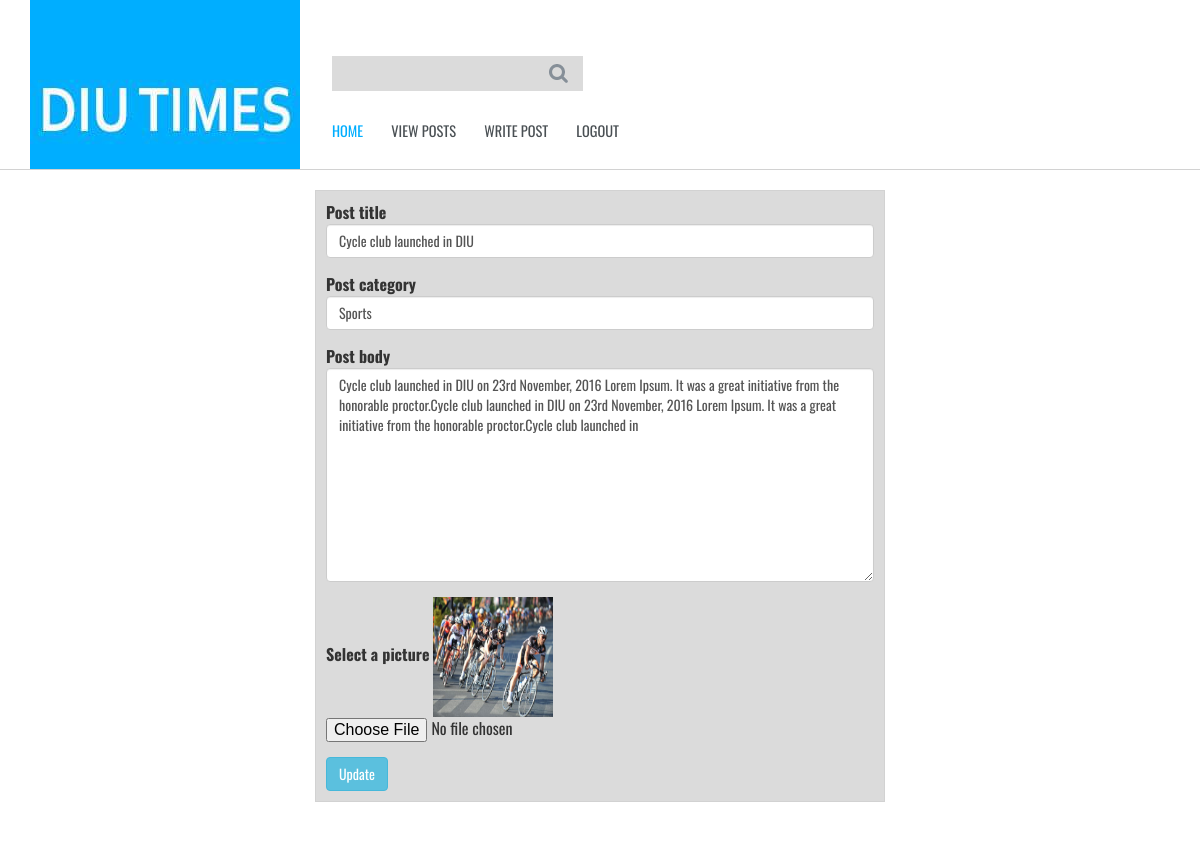
/admin/edit_post.php?edit_form=5 (signed in), run on the app's committed database.
### tables this page shows
CREATE TABLE IF NOT EXISTS `posts` (
  `post_id` int(255) NOT NULL,
  `post_title` varchar(100) NOT NULL,
  `post_category` varchar(50) NOT NULL,
  `post_author` varchar(50) NOT NULL,
  `post_body` varchar(255) NOT NULL,
  `post_pic` varchar(255) NOT NULL,
  `post_date` timestamp NOT NULL DEFAULT CURRENT_TIMESTAMP
);

### admin/edit_post.php (the view, shortened to what this page needs)
<?php
	include('inc/adHeader.php');
	include('inc/connect.php');
	if(isset($_GET['edit_form'])){
		$edit_id = $_GET['edit_form'];
		$edit_query = "SELECT * FROM posts WHERE post_id = '$edit_id'";
		$run_edit = mysqli_query($con, $edit_query);
		while($row = mysqli_fetch_array($run_edit)){
			$post_title = $row['post_title'];
			$post_category = $row['post_category'];
			$post_body = $row['post_body'];
			$post_image = $row['post_pic'];
?>
<div class="body col-md-12">
	<div class="adh container">
		<div class="col-md-3"></div>
		<div class="col-md-6 inform">
			<form method="post" action="edit_post.php" enctype="multipart/form-data">
			  <div class="form-group">
			    <label>Post title</label>
			    <input name="title" type="text" class="form-control" value="<?php echo $post_title; ?>">
			  </div>
			  <div class="form-group">
			    <label>Post category</label>
			    <input name="category" type="text" class="form-control" value="<?php echo $post_category; ?>">
			  </div>
			  <div class="form-group">
			    <label>Post body</label>
			    <textarea name="body" class="form-control" rows="10"><?php echo $post_body;?></textarea>
			  </div>
			  <div class="form-group">
			    <label for="exampleInputFile">Select a picture</label>
			    <img src="../images/<?php echo $post_image; ?>" height="120" width="120">
			    <input name = "image" type="file" id="exampleInputFile">
			  </div>
			  <button name="edit" type="submit" class="btn btn-info">Update</button>
			</form>
			<?php }} ?>
		</div>
	</div>
</div>

### admin/css/style.css (style rules this page uses)
html, body { font-size: 100%; background-size:cover; font-family: 'Oswald', sans-serif; }
ul,label { margin:0; padding:0; }

### admin/css/style2.css (style rules this page uses)
.body { border-top: 1px solid #d2d2d2; }
.adh { padding-top: 20px; padding-bottom: 50px; }
.inform { border: 1px solid #d2d2d2; padding: 10px; background-color: #DBDBDB; }

### data on the page
posts: title "Cycle club launched in DIU", category "Sports", body "Cycle club launched in DIU on 23rd November, 2016 Lorem Ipsum. It was a great initiative from the honorable proctor.Cycle club launched in DIU on 23rd November, 2016 Lorem Ipsum. It was a great initiative from the honorable proctor.Cycle club launched in", post_pic (picture)
